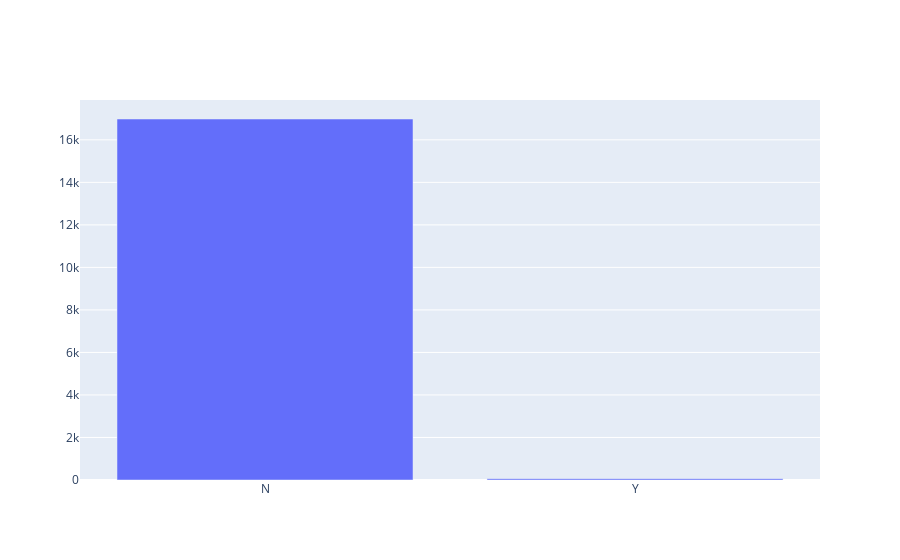

Notebook source saved alongside this figure:
### Code cell
riskuser_plot = sns.countplot(x='risk_user',data=cca_unique_id)

### Figure 1 — Plotly figure (JSON) as saved in the notebook; plotly's stock layout.template omitted (floating-point values rounded to 4 significant figures)
{"data": [{"type": "bar", "x": ["N", "Y"], "y": [16980, 63]}], "layout": {}}
